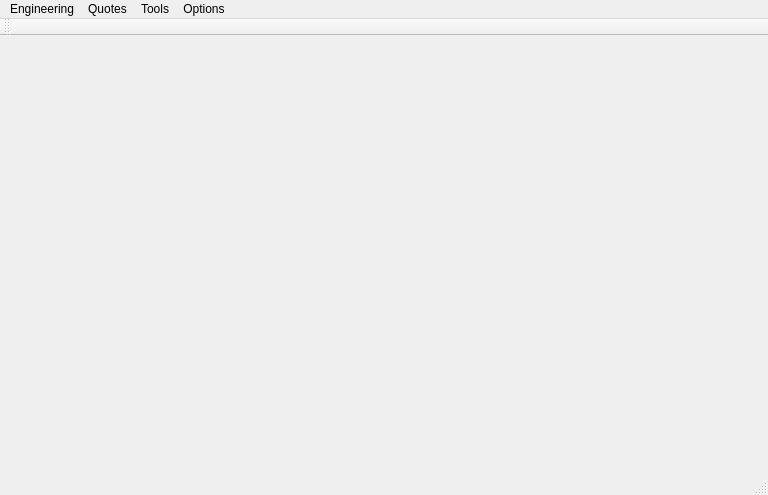
<?xml version="1.0" encoding="UTF-8"?>
<ui version="4.0">
 <class>mwEngTools</class>
 <widget class="QMainWindow" name="mwEngTools">
  <property name="windowModality">
   <enum>Qt::NonModal</enum>
  </property>
  <property name="geometry">
   <rect>
    <x>0</x>
    <y>0</y>
    <width>768</width>
    <height>495</height>
   </rect>
  </property>
  <property name="windowTitle">
   <string>EngTools</string>
  </property>
  <property name="toolTip">
   <string>&lt;html&gt;&lt;head/&gt;&lt;body&gt;&lt;p&gt;It is the application to help to the localization engineers to solve their daily tasks with ease.&lt;/p&gt;&lt;/body&gt;&lt;/html&gt;</string>
  </property>
  <property name="accessibleName">
   <string>EngTools</string>
  </property>
  <property name="accessibleDescription">
   <string>&lt;html&gt;&lt;head/&gt;&lt;body&gt;&lt;p&gt;Main window of the application of EngTools.&lt;/p&gt;&lt;/body&gt;&lt;/html&gt;</string>
  </property>
  <property name="locale">
   <locale language="English" country="UnitedStates"/>
  </property>
  <widget class="QWidget" name="centralwidget"/>
  <widget class="QMenuBar" name="menubar">
   <property name="geometry">
    <rect>
     <x>0</x>
     <y>0</y>
     <width>768</width>
     <height>21</height>
    </rect>
   </property>
   <widget class="QMenu" name="menuEngineering">
    <property name="locale">
     <locale language="English" country="UnitedStates"/>
    </property>
    <property name="title">
     <string>Engineering</string>
    </property>
    <widget class="QMenu" name="menuPreparation_Files">
     <property name="title">
      <string>Preparation Files</string>
     </property>
     <widget class="QMenu" name="menuText_Files">
      <property name="title">
       <string>Text Files</string>
      </property>
      <addaction name="actionCSV_2"/>
      <addaction name="actionHTML"/>
      <addaction name="actionJSON"/>
      <addaction name="actionXML"/>
      <addaction name="actionYML"/>
     </widget>
     <addaction name="menuText_Files"/>
     <addaction name="actionExcel"/>
    </widget>
    <addaction name="menuPreparation_Files"/>
    <addaction name="actionQA"/>
    <addaction name="separator"/>
    <addaction name="actionTM"/>
   </widget>
   <widget class="QMenu" name="menuQuotes">
    <property name="title">
     <string>Quotes</string>
    </property>
   </widget>
   <widget class="QMenu" name="menuTools">
    <property name="title">
     <string>Tools</string>
    </property>
   </widget>
   <widget class="QMenu" name="menuOptions">
    <property name="title">
     <string>Options</string>
    </property>
    <addaction name="actionMail_Configuration"/>
    <addaction name="actionUserr_Configuration"/>
    <addaction name="separator"/>
    <addaction name="actionPreferences"/>
   </widget>
   <addaction name="menuEngineering"/>
   <addaction name="menuQuotes"/>
   <addaction name="menuTools"/>
   <addaction name="menuOptions"/>
  </widget>
  <widget class="QStatusBar" name="statusbar"/>
  <widget class="QToolBar" name="toolBar">
   <property name="windowTitle">
    <string>toolBar</string>
   </property>
   <attribute name="toolBarArea">
    <enum>TopToolBarArea</enum>
   </attribute>
   <attribute name="toolBarBreak">
    <bool>false</bool>
   </attribute>
  </widget>
  <action name="actionPreferences">
   <property name="text">
    <string>Preferences</string>
   </property>
  </action>
  <action name="actionMail_Configuration">
   <property name="text">
    <string>Mail Configuration</string>
   </property>
  </action>
  <action name="actionUserr_Configuration">
   <property name="text">
    <string>Userr Configuration</string>
   </property>
  </action>
  <action name="actionQA">
   <property name="text">
    <string>QA</string>
   </property>
  </action>
  <action name="actionTM">
   <property name="text">
    <string>TM</string>
   </property>
  </action>
  <action name="actionExcel">
   <property name="text">
    <string>Office Files</string>
   </property>
  </action>
  <action name="actionCSV_2">
   <property name="text">
    <string>CSV</string>
   </property>
  </action>
  <action name="actionHTML">
   <property name="text">
    <string>HTML</string>
   </property>
  </action>
  <action name="actionJSON">
   <property name="text">
    <string>JSON</string>
   </property>
  </action>
  <action name="actionXML">
   <property name="text">
    <string>XML</string>
   </property>
  </action>
  <action name="actionYML">
   <property name="text">
    <string>YML</string>
   </property>
  </action>
 </widget>
 <resources/>
 <connections/>
</ui>
